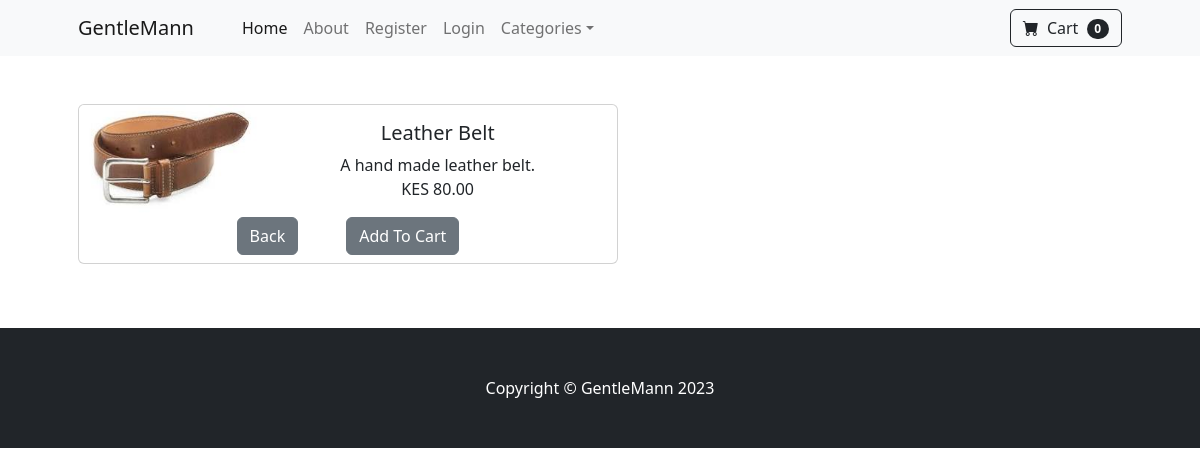
Page /product/1 on the committed database.
### store/models.py (models this page shows, shortened)
class Product(models.Model):
    name = models.CharField(max_length=50)
    price = models.DecimalField(default=0.00, max_digits=6, decimal_places=2)
    category = models.ForeignKey(Category, on_delete=models.CASCADE, default=1)
    description = models.CharField(max_length=200, default='', null=True, blank=True)
    image = models.ImageField(upload_to='products/')
    on_offer = models.BooleanField(default=False)
    offer_price = models.DecimalField(default=0.00, max_digits=6, decimal_places=2)

### store/views.py (the view)
# urls.py: path('product/<int:id>', views.product, name='product'),
def product(request, id):
    product = Product.objects.get(id=id)
    return render(request, 'product.html', {'product': product})

### cart/context_processors.py (called while the page is built)
def cart(request):
    return {'cart': Cart(request)}

### store/templates/product.html (shortened to what this page needs)
{% extends 'base.html' %} {% block content %}
<div class="container p-5">
  <div class="card mb-3" style="max-width: 540px">
    <div class="row g-0">
      <div class="col-md-4">
        <img
          src="{{product.image.url}}"
          class="img-fluid rounded-start"
          alt="..."
        />
      </div>
      <div class="col-md-8">
        <center>
          <div class="card-body">
            <h5 class="card-title">{{product.name}}</h5>
            <p class="card-text">{{product.description}}</p>
            {% if product.on_offer %}
            <div class="card-body p-4">
              <div class="text-center">
                <h5 class="fw-bolder">{{product.name}}</h5>
                <div
                  class="d-flex justify-content-center small text-warning mb-2"
                >
                  <div class="bi-star-fill"></div>
                  <div class="bi-star-fill"></div>
                  <div class="bi-star-fill"></div>
                  <div class="bi-star-fill"></div>
                  <div class="bi-star-fill"></div>
                </div>
                <strike> KES {{product.price}} </strike>
                &nbsp; {{product.offer_price}} {% else %} KES {{product.price}}
                {%endif%}
              </div>
            </div>
            <div class="d-flex justify-content-center align-items-center gap-5 mb-2">
              <a href="{% url 'home' %}" class="btn btn-secondary">Back</a>
            <button
              type="button"
              value="{{product.id}}"
              id="add-cart"
              class="btn btn-secondary"
            >
              Add To Cart
            </button>
            </div>
          </div>
      </div>
    </div>
{% endblock %}

### rows in the picture
Product: image (picture), name "Leather Belt", description "A hand made leather belt.", price "80.00"
